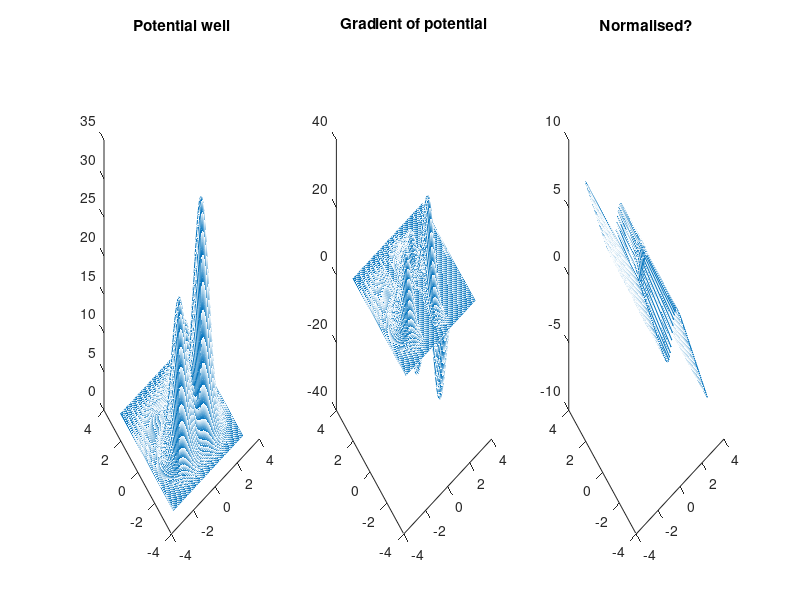

Recreate this plot in MATLAB. (Note: this script raises an error after producing the figure.)
[x,y] = meshgrid(linspace(-pi,pi,100),linspace(-pi,pi,100));
coords = [];
for i = 1:size(x,1)^2
    coords = [coords, [x(i);y(i)]];
end
location = [-1,1;1,1;-1,-1;1,-1];
radius = [1,1,1,1]*0.3;
depth = [1,10,20,30];

fx = 0;
fy = 0;
fn = 0;
for j = 1:length(radius)
    stim = depth(j)*exp(-0.5*((coords(1,:)-location(j,1)).^2+...
            (coords(2,:)-location(j,2)).^2)/radius(j));
%     stim = (coords(1,:)/radius(j) + location(j,1)).^2 + ...
%         (coords(2,:)/radius(j) + location(j,2)).^2 - depth(j);
    fx = fx + stim.*(-(coords(1,:)-location(j,1))/radius(j));
    fy = fy + stim.*(-(coords(2,:)-location(j,2))/radius(j));
    fn = fn + stim;
end
f = [fx;fy]./fn;


figure
subplot(1,3,1)
plot3(coords(1,:),coords(2,:),fn)
title('Potential well')

subplot(1,3,2)
plot3(coords(1,:),coords(2,:),fx)
title('Gradient of potential')

subplot(1,3,3)
plot3(coords(1,:),coords(2,:),fx./fn)
title('Normalised?')

sgtitle(['width: ', num2str(radius),', depth: ', num2str(depth)])


%% Assigment lol
eps = 8.85*10^-12;
9.109*10^-31;
c = 3*10^8;
g = 10^5;
e = 1.602*10^-19;
me = 9.109*10^-31;
B = 1*10^-9;
6*pi*eps*me^3*c^3/(e^4*g*B^2) / (60*60*24*365)


%%

% bounds = 2;
% [x,y] = meshgrid(linspace(-bounds,bounds,50),linspace(-bounds,bounds,50));
% coords = [];
% for i = 1:size(x,1)^2
%     coords = [coords, [x(i);y(i)]];
% end
coords = [linspace(-2,2,100);zeros(1,100)];
location = [0;0];
radius = 1;
depth = 3;
z = depth*(((coords(1,:) - location(1)).^2 + (coords(2,:) - location(2)).^2)/radius^2 - 1);
zgrad = sum(2*depth/radius^2 * (coords - location),1).*(z<=0);
z = z.*(z<=0);
% plot3(coords(1,:),coords(2,:),sum(zgrad,1).*(z<=0),'.','markersize',5)
% title(['width: ', num2str(width),', depth: ', num2str(depth)])

% z = quadratic_rewards(coords,p);
figure
subplot(1,3,1)
plot3(coords(1,:),coords(2,:),z,'.')
title('Potential well')

subplot(1,3,2)
plot3(coords(1,:),coords(2,:),zgrad)
title('Gradient of potential (analytical)')

subplot(1,3,3)
plot3(coords(1,1:end-1),coords(2,1:end-1),diff(z)./diff(coords(1,:)))
title('Gradient of potential (numerical)')

sgtitle(['width: ', num2str(radius),', depth: ', num2str(depth)])
